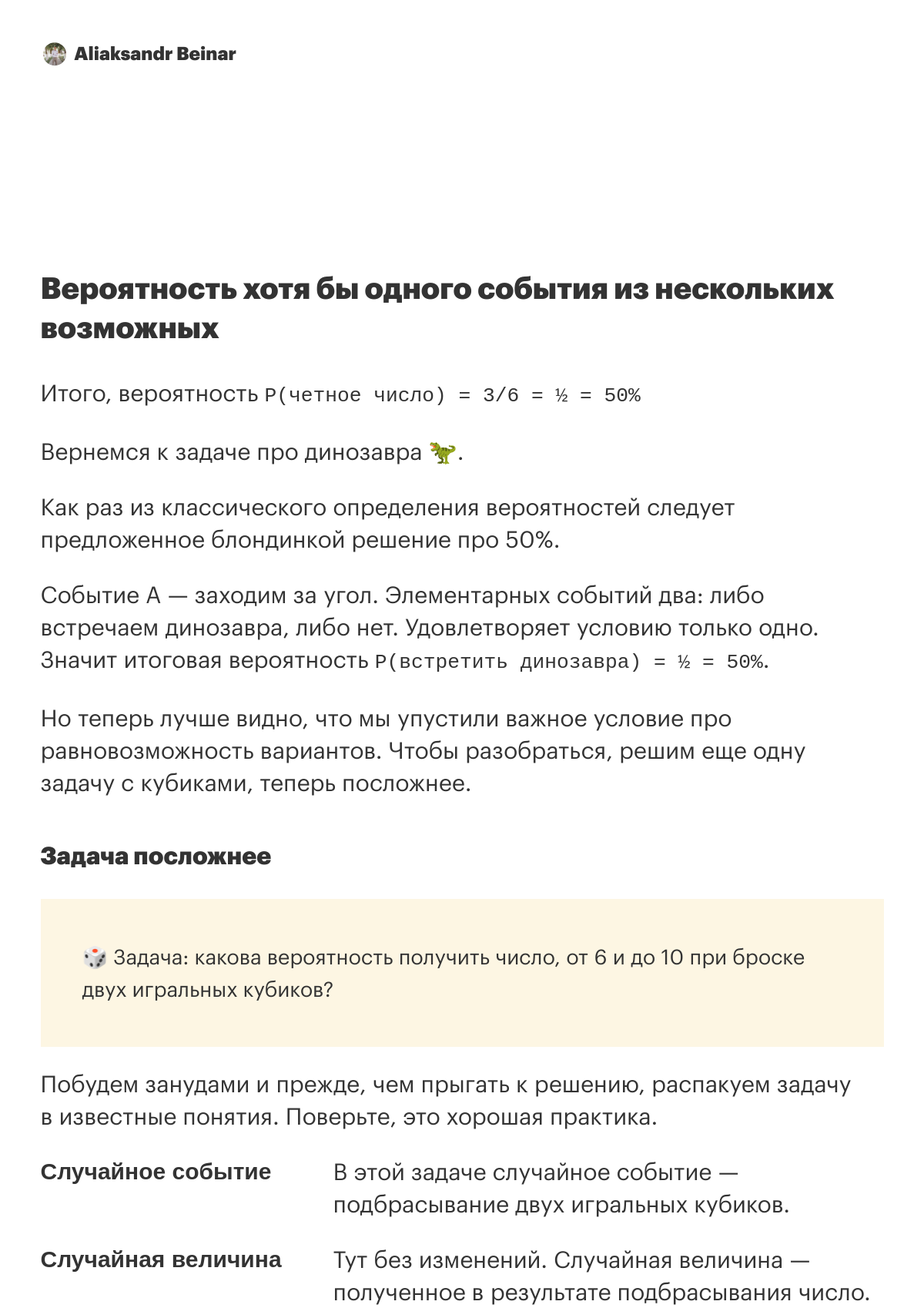
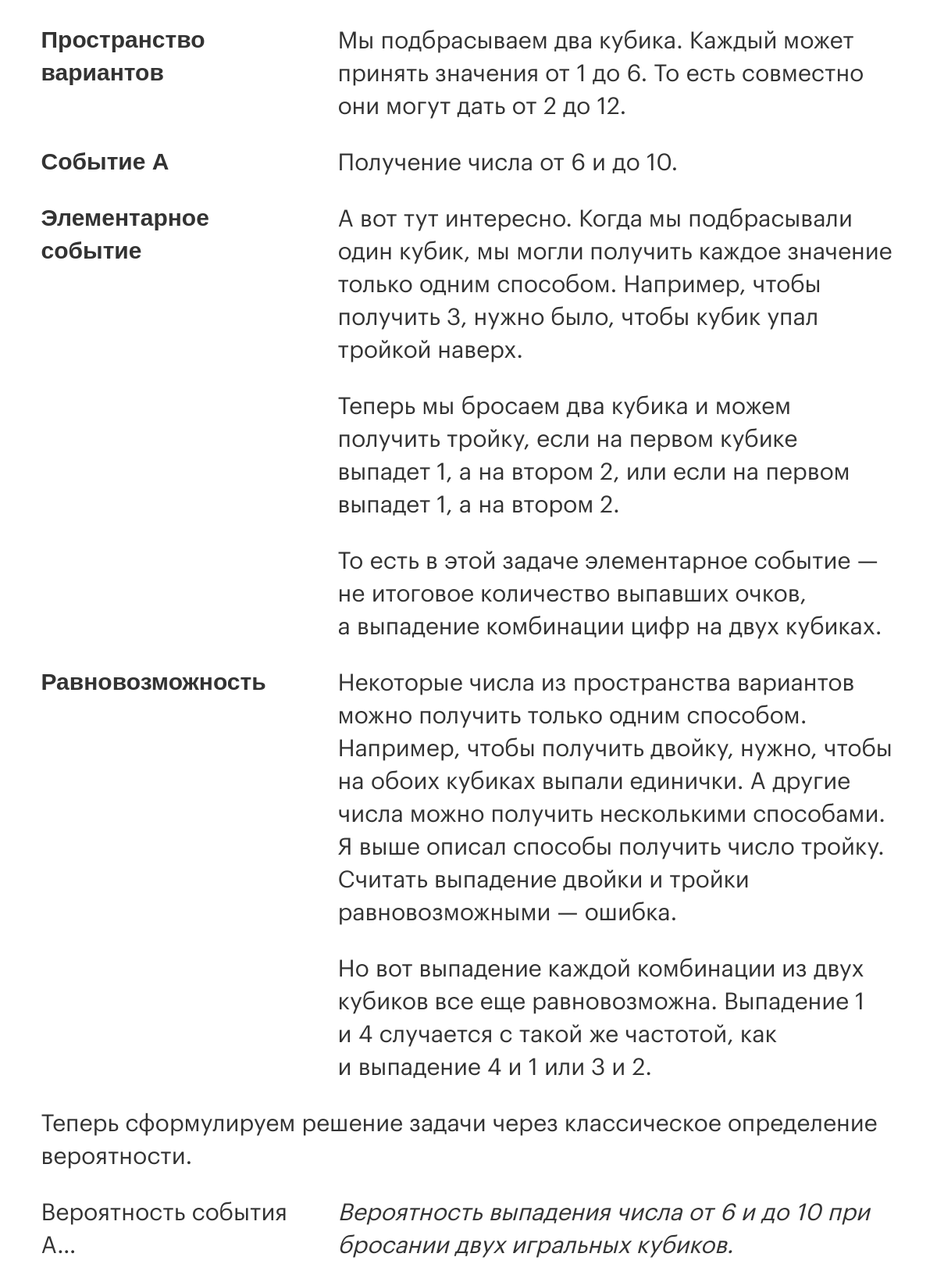
/blog/probabylity/ (upper part), run on the app's committed database (2 pictures, top to bottom).
### blog/models.py (models this page shows, shortened)
class Article(models.Model):
    title = models.CharField(max_length=250)
    full_text = models.TextField()
    summary = models.TextField()
    category = models.CharField(max_length=250)
    pubdate = models.DateTimeField()
    slug = models.CharField(max_length=250, unique=True)
    og_image = models.ImageField(upload_to='images', null=True)
    def get_category_url(self):
        return reverse('category_page', kwargs={'category': self.category})

### blog/views.py (the view)
# urls.py: path('blog/<slug:slug>/', article_page, name='article_page'),
def article_page(request, slug):
    article = Article.objects.get(slug=slug)
    context = global_context | {
        'article': article,
    }
    return render(request, 'article_page.html', context)

### blog/templates/article_page.html (shortened to what this page needs)
{% extends 'base.html' %}
{% load i18n %}
{% load static %}
{% block page_header %}
    <a href = "{% url 'home_page' %}">
        <img src="{% static 'img/avatar.jpg' %}" />
        <span class="author-name">{{ author_name }}</span>
    </a>
{% endblock %}
{% block content %}
    <div class="row">
        <div class="col-md-12 col-sm-16">
            <div class="article">
                <h2 class="article-title">{{ article.title }}</h2>
                <p class="article-text">{{ article.full_text | safe }}</p>
            </div>
        </div>
    </div>
{% endblock %}

### blog/static/blog/style.css (style rules this page uses)
html { position: relative; min-height: 100%; font-size: 18px; }
body { color: #333; font-family: graphik-regular, Arial, Helvetica, sans-serif; margin-bottom: 60px; line-height: 1.4rem; }
strong { font-family: graphik-semibold, Arial, Helvetica, sans-serif; }
h1, h2, h3 { font-family: graphik-black, Arial, Helvetica, sans-serif; line-height: 1.7rem; }
h2 { margin-top: 2em; margin-bottom: 1em; font-size: 1.3em; }
h3 { margin-top: 1.5em; margin-bottom: 1em; font-size: 1.05em; }
.avatar-top a { text-decoration: none; color: #333 }
.avatar-top img { width: 32px; margin-right: .2em; clip-path: circle(15px at center); margin-top: -3px; }
.article { margin-bottom: 3em; }
.article-title { margin-bottom: 1em; }
.callout { background-color: #fdf6e3; padding: 2em; margin-bottom: 1em; font-size: .9em; }
code { color: #333; word-wrap: break-word; }
@media all and (min-device-width:569px) and (max-device-width: 960px) { html { font-size: 30px; } }

### data on the page
Article: title "Вероятность хотя бы одного события из нескольких возможных", full_text "Итого, вероятность P(четное число) = 3/6 = ½ = 50% Вернемся к задаче про динозавра 🦖. Как раз из классического определения вероятностей следует предложенное блондинкой решение про 50%. Событие А — заходим за угол. Элементарных событий два: либо встречаем динозавра, либо нет. Удовлетворяет условию только одно. Значит итоговая вероятность P(встретить динозавра) = ½ = 50% . Но теперь лучше видно, что мы упустили важное условие про равновозможность вариантов. Чтобы разобраться, решим еще одну задачу с кубиками, теперь посложнее. Задача посложнее 🎲 Задача: какова вероятность получить число, от 6 и до 10 при броске двух игральных кубиков? Побудем занудами и прежде, чем прыгать к решению,…"

### other printed values
{{ author_name }} "Aliaksandr Beinar"
